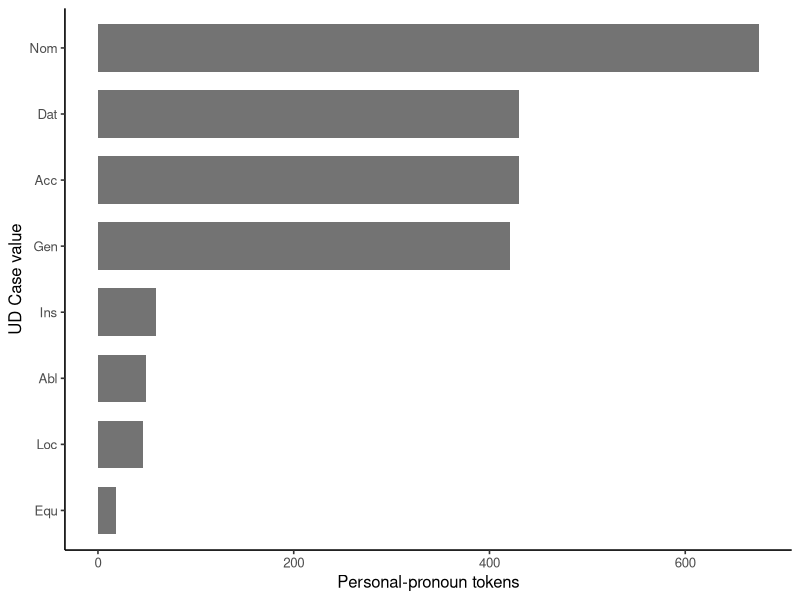

This chart was generated by the following R code:
## ---- chunk 1
#| label: load-ud-population
library(ggplot2)

pronouns <- read.csv(
  "data/ud-turkish-boun/personal-pronoun-cases.csv",
  stringsAsFactors = FALSE
)

case_counts <- as.data.frame(table(case = pronouns$case))
names(case_counts)[2] <- "tokens"
case_counts$proportion <- case_counts$tokens / sum(case_counts$tokens)
case_counts <- case_counts[order(case_counts$tokens), ]

stopifnot(
  nrow(pronouns) == 2128L,
  length(unique(pronouns$sentence_id)) == 1727L,
  sum(pronouns$accusative) == 430L
)

case_counts
## ---- chunk 2
#| label: show-ud-source-row
pronouns[1L, c(
  "register", "sentence_id", "sentence_text", "form", "case", "accusative"
)]
## ---- chunk 3
#| label: summarize-ud-population
release_size <- nrow(pronouns)
accusative_tokens <- sum(pronouns$accusative)
release_accusative_proportion <- mean(pronouns$accusative)

data.frame(
  qualifying_tokens = release_size,
  sentences_represented = length(unique(pronouns$sentence_id)),
  registers = length(unique(pronouns$register)),
  accusative_tokens = accusative_tokens,
  accusative_proportion = release_accusative_proportion
)
## ---- chunk 4
#| label: plot-ud-cases
#| fig-cap: "Case counts among personal-pronoun tokens in UD Turkish BOUN 2.18."
ggplot(case_counts, aes(tokens, reorder(case, tokens))) +
  geom_col(fill = "grey45", width = 0.72) +
  labs(x = "Personal-pronoun tokens", y = "UD Case value") +
  theme_classic(base_size = 12)
